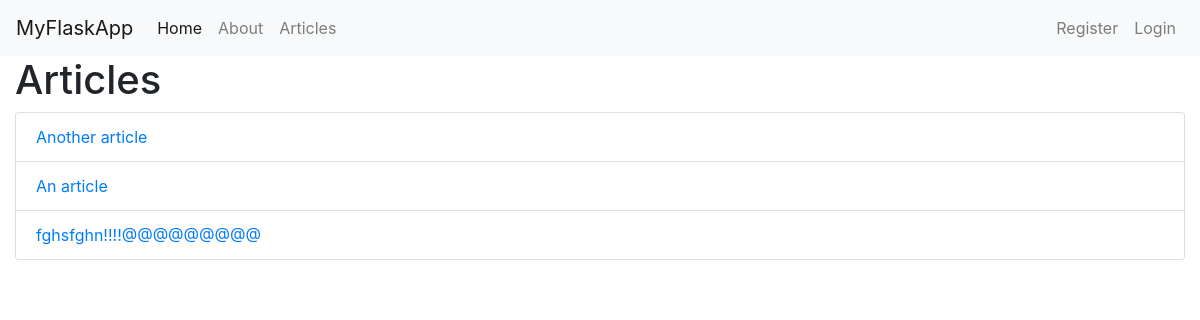
The page /articles on the database its author committed.
### flaskapp/models.py (models this page shows, shortened)
class Article(db.Model):
    id = db.Column(db.Integer, primary_key=True)
    title = db.Column(db.String(100), unique=True)
    body = db.Column(db.String, nullable=False)
    creation_date = db.Column(
        db.DateTime, nullable=False, default=datetime.datetime.utcnow)
    user_id = db.Column(db.Integer, db.ForeignKey('user.id'), nullable=False)

### flaskapp/articles/routes.py (the view)
@articles.route('/articles')
def all_articles():
    articles = Article.query.all()
    if articles:
        return render_template('articles.html', articles=articles)
    else:
        msg = 'No articles found'
        return render_template('articles.html', msg=msg)

### flaskapp/templates/articles.html
{% extends 'layout.html' %}
{% block body %}
    <h1>Articles</h1>
    <ul class="list-group">
        {% for article in articles %}
            <li class="list-group-item">
                <a href="article/{{ article.id }}">
                    {{ article.title }}
                </a>
            </li>
        {% endfor %}
    </ul>
{% endblock %}

### rows shown on the page
Article: title "Another article"
Article: title "An article"
Article: title "fghsfghn!!!!@@@@@@@@@"
